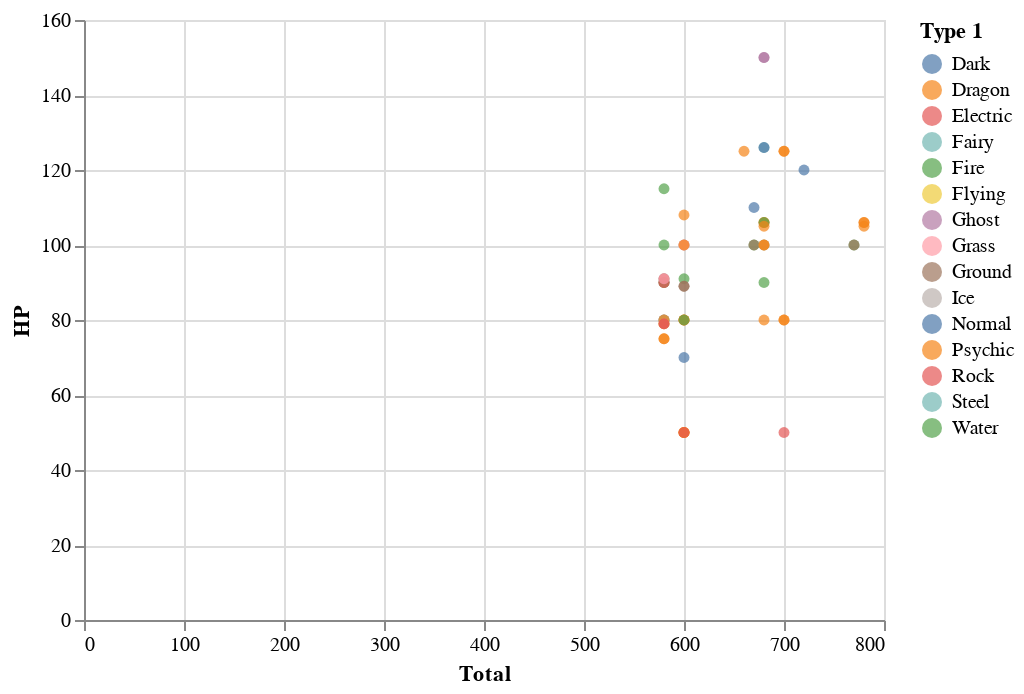

The notebook cell saved with this chart:
### Code cell
alt.Chart(legendary_pokemons).mark_circle().encode(
    x='Total',
    y='HP',
    color='Type 1',
    tooltip=['Name', 'Type 1', 'Type 2', 'Total', 'HP']
).interactive()

### Figure 1 — Vega-Lite specification as saved in the notebook (floating-point values rounded to 4 significant figures)
{"config": {"view": {"continuousWidth": 400, "continuousHeight": 300}}, "data": {"name": "data-784695d300f2690c5be73166ffd4311f"}, "mark": "circle", "encoding": {"color": {"field": "Type 1", "type": "nominal"}, "tooltip": [{"field": "Name", "type": "nominal"}, {"field": "Type 1", "type": "nominal"}, {"field": "Type 2", "type": "nominal"}, {"field": "Total", "type": "quantitative"}, {"field": "HP", "type": "quantitative"}], "x": {"field": "Total", "type": "quantitative"}, "y": {"field": "HP", "type": "quantitative"}}, "selection": {"selector002": {"type": "interval", "bind": "scales", "encodings": ["x", "y"]}}, "$schema": "https://vega.github.io/schema/vega-lite/v4.17.0.json", "datasets": {"data-784695d300f2690c5be73166ffd4311f": [{"#": 144, "Name": "Articuno", "Type 1": "Ice", "Type 2": "Flying", "Total": 580, "HP": 90, "Attack": 85, "Defense": 100, "Sp. Atk": 95, "Sp. Def": 125, "Speed": 85, "Generation": 1, "Legendary": true}, {"#": 145, "Name": "Zapdos", "Type 1": "Electric", "Type 2": "Flying", "Total": 580, "HP": 90, "Attack": 90, "Defense": 85, "Sp. Atk": 125, "Sp. Def": 90, "Speed": 100, "Generation": 1, "Legendary": true}, {"#": 146, "Name": "Moltres", "Type 1": "Fire", "Type 2": "Flying", "Total": 580, "HP": 90, "Attack": 100, "Defense": 90, "Sp. Atk": 125, "Sp. Def": 85, "Speed": 90, "Generation": 1, "Legendary": true}, {"#": 150, "Name": "Mewtwo", "Type 1": "Psychic", "Type 2": null, "Total": 680, "HP": 106, "Attack": 110, "Defense": 90, "Sp. Atk": 154, "Sp. Def": 90, "Speed": 130, "Generation": 1, "Legendary": true}, {"#": 150, "Name": "MewtwoMega Mewtwo X", "Type 1": "Psychic", "Type 2": "Fighting", "Total": 780, "HP": 106, "Attack": 190, "Defense": 100, "Sp. Atk": 154, "Sp. Def": 100, "Speed": 130, "Generation": 1, "Legendary": true}, {"#": 150, "Name": "MewtwoMega Mewtwo Y", "Type 1": "Psychic", "Type 2": null, "Total": 780, "HP": 106, "Attack": 150, "Defense": 70, "Sp. Atk": 194, "Sp. Def": 120, "Speed": 140, "Generation": 1, "Legendary": true}, {"#": 243, "Name": "Raikou", "Type 1": "Electric", "Type 2": null, "Total": 580, "HP": 90, "Attack": 85, "Defense": 75, "Sp. Atk": 115, "Sp. Def": 100, "Speed": 115, "Generation": 2, "Legendary": true}, {"#": 244, "Name": "Entei", "Type 1": "Fire", "Type 2": null, "Total": 580, "HP": 115, "Attack": 115, "Defense": 85, "Sp. Atk": 90, "Sp. Def": 75, "Speed": 100, "Generation": 2, "Legendary": true}, {"#": 245, "Name": "Suicune", "Type 1": "Water", "Type 2": null, "Total": 580, "HP": 100, "Attack": 75, "Defense": 115, "Sp. Atk": 90, "Sp. Def": 115, "Speed": 85, "Generation": 2, "Legendary": true}, {"#": 249, "Name": "Lugia", "Type 1": "Psychic", "Type 2": "Flying", "Total": 680, "HP": 106, "Attack": 90, "Defense": 130, "Sp. Atk": 90, "Sp. Def": 154, "Speed": 110, "Generation": 2, "Legendary": true}, {"#": 250, "Name": "Ho-oh", "Type 1": "Fire", "Type 2": "Flying", "Total": 680, "HP": 106, "Attack": 130, "Defense": 90, "Sp. Atk": 110, "Sp. Def": 154, "Speed": 90, "Generation": 2, "Legendary": true}, {"#": 377, "Name": "Regirock", "Type 1": "Rock", "Type 2": null, "Total": 580, "HP": 80, "Attack": 100, "Defense": 200, "Sp. Atk": 50, "Sp. Def": 100, "Speed": 50, "Generation": 3, "Legendary": true}, {"#": 378, "Name": "Regice", "Type 1": "Ice", "Type 2": null, "Total": 580, "HP": 80, "Attack": 50, "Defense": 100, "Sp. Atk": 100, "Sp. Def": 200, "Speed": 50, "Generation": 3, "Legendary": true}, {"#": 379, "Name": "Registeel", "Type 1": "Steel", "Type 2": null, "Total": 580, "HP": 80, "Attack": 75, "Defense": 150, "Sp. Atk": 75, "Sp. Def": 150, "Speed": 50, "Generation": 3, "Legendary": true}, {"#": 380, "Name": "Latias", "Type 1": "Dragon", "Type 2": "Psychic", "Total": 600, "HP": 80, "Attack": 80, "Defense": 90, "Sp. Atk": 110, "Sp. Def": 130, "Speed": 110, "Generation": 3, "Legendary": true}, {"#": 380, "Name": "LatiasMega Latias", "Type 1": "Dragon", "Type 2": "Psychic", "Total": 700, "HP": 80, "Attack": 100, "Defense": 120, "Sp. Atk": 140, "Sp. Def": 150, "Speed": 110, "Generation": 3, "Legendary": true}, {"#": 381, "Name": "Latios", "Type 1": "Dragon", "Type 2": "Psychic", "Total": 600, "HP": 80, "Attack": 90, "Defense": 80, "Sp. Atk": 130, "Sp. Def": 110, "Speed": 110, "Generation": 3, "Legendary": true}, {"#": 381, "Name": "LatiosMega Latios", "Type 1": "Dragon", "Type 2": "Psychic", "Total": 700, "HP": 80, "Attack": 130, "Defense": 100, "Sp. Atk": 160, "Sp. Def": 120, "Speed": 110, "Generation": 3, "Legendary": true}, {"#": 382, "Name": "Kyogre", "Type 1": "Water", "Type 2": null, "Total": 670, "HP": 100, "Attack": 100, "Defense": 90, "Sp. Atk": 150, "Sp. Def": 140, "Speed": 90, "Generation": 3, "Legendary": true}, {"#": 382, "Name": "KyogrePrimal Kyogre", "Type 1": "Water", "Type 2": null, "Total": 770, "HP": 100, "Attack": 150, "Defense": 90, "Sp. Atk": 180, "Sp. Def": 160, "Speed": 90, "Generation": 3, "Legendary": true}, {"#": 383, "Name": "Groudon", "Type 1": "Ground", "Type 2": null, "Total": 670, "HP": 100, "Attack": 150, "Defense": 140, "Sp. Atk": 100, "Sp. Def": 90, "Speed": 90, "Generation": 3, "Legendary": true}, {"#": 383, "Name": "GroudonPrimal Groudon", "Type 1": "Ground", "Type 2": "Fire", "Total": 770, "HP": 100, "Attack": 180, "Defense": 160, "Sp. Atk": 150, "Sp. Def": 90, "Speed": 90, "Generation": 3, "Legendary": true}, {"#": 384, "Name": "Rayquaza", "Type 1": "Dragon", "Type 2": "Flying", "Total": 680, "HP": 105, "Attack": 150, "Defense": 90, "Sp. Atk": 150, "Sp. Def": 90, "Speed": 95, "Generation": 3, "Legendary": true}, {"#": 384, "Name": "RayquazaMega Rayquaza", "Type 1": "Dragon", "Type 2": "Flying", "Total": 780, "HP": 105, "Attack": 180, "Defense": 100, "Sp. Atk": 180, "Sp. Def": 100, "Speed": 115, "Generation": 3, "Legendary": true}, {"#": 385, "Name": "Jirachi", "Type 1": "Steel", "Type 2": "Psychic", "Total": 600, "HP": 100, "Attack": 100, "Defense": 100, "Sp. Atk": 100, "Sp. Def": 100, "Speed": 100, "Generation": 3, "Legendary": true}, {"#": 386, "Name": "DeoxysNormal Forme", "Type 1": "Psychic", "Type 2": null, "Total": 600, "HP": 50, "Attack": 150, "Defense": 50, "Sp. Atk": 150, "Sp. Def": 50, "Speed": 150, "Generation": 3, "Legendary": true}, {"#": 386, "Name": "DeoxysAttack Forme", "Type 1": "Psychic", "Type 2": null, "Total": 600, "HP": 50, "Attack": 180, "Defense": 20, "Sp. Atk": 180, "Sp. Def": 20, "Speed": 150, "Generation": 3, "Legendary": true}, {"#": 386, "Name": "DeoxysDefense Forme", "Type 1": "Psychic", "Type 2": null, "Total": 600, "HP": 50, "Attack": 70, "Defense": 160, "Sp. Atk": 70, "Sp. Def": 160, "Speed": 90, "Generation": 3, "Legendary": true}, {"#": 386, "Name": "DeoxysSpeed Forme", "Type 1": "Psychic", "Type 2": null, "Total": 600, "HP": 50, "Attack": 95, "Defense": 90, "Sp. Atk": 95, "Sp. Def": 90, "Speed": 180, "Generation": 3, "Legendary": true}, {"#": 480, "Name": "Uxie", "Type 1": "Psychic", "Type 2": null, "Total": 580, "HP": 75, "Attack": 75, "Defense": 130, "Sp. Atk": 75, "Sp. Def": 130, "Speed": 95, "Generation": 4, "Legendary": true}, {"#": 481, "Name": "Mesprit", "Type 1": "Psychic", "Type 2": null, "Total": 580, "HP": 80, "Attack": 105, "Defense": 105, "Sp. Atk": 105, "Sp. Def": 105, "Speed": 80, "Generation": 4, "Legendary": true}, {"#": 482, "Name": "Azelf", "Type 1": "Psychic", "Type 2": null, "Total": 580, "HP": 75, "Attack": 125, "Defense": 70, "Sp. Atk": 125, "Sp. Def": 70, "Speed": 115, "Generation": 4, "Legendary": true}, {"#": 483, "Name": "Dialga", "Type 1": "Steel", "Type 2": "Dragon", "Total": 680, "HP": 100, "Attack": 120, "Defense": 120, "Sp. Atk": 150, "Sp. Def": 100, "Speed": 90, "Generation": 4, "Legendary": true}, {"#": 484, "Name": "Palkia", "Type 1": "Water", "Type 2": "Dragon", "Total": 680, "HP": 90, "Attack": 120, "Defense": 100, "Sp. Atk": 150, "Sp. Def": 120, "Speed": 100, "Generation": 4, "Legendary": true}, {"#": 485, "Name": "Heatran", "Type 1": "Fire", "Type 2": "Steel", "Total": 600, "HP": 91, "Attack": 90, "Defense": 106, "Sp. Atk": 130, "Sp. Def": 106, "Speed": 77, "Generation": 4, "Legendary": true}, {"#": 486, "Name": "Regigigas", "Type 1": "Normal", "Type 2": null, "Total": 670, "HP": 110, "Attack": 160, "Defense": 110, "Sp. Atk": 80, "Sp. Def": 110, "Speed": 100, "Generation": 4, "Legendary": true}, {"#": 487, "Name": "GiratinaAltered Forme", "Type 1": "Ghost", "Type 2": "Dragon", "Total": 680, "HP": 150, "Attack": 100, "Defense": 120, "Sp. Atk": 100, "Sp. Def": 120, "Speed": 90, "Generation": 4, "Legendary": true}, {"#": 487, "Name": "GiratinaOrigin Forme", "Type 1": "Ghost", "Type 2": "Dragon", "Total": 680, "HP": 150, "Attack": 120, "Defense": 100, "Sp. Atk": 120, "Sp. Def": 100, "Speed": 90, "Generation": 4, "Legendary": true}, {"#": 491, "Name": "Darkrai", "Type 1": "Dark", "Type 2": null, "Total": 600, "HP": 70, "Attack": 90, "Defense": 90, "Sp. Atk": 135, "Sp. Def": 90, "Speed": 125, "Generation": 4, "Legendary": true}, {"#": 492, "Name": "ShayminLand Forme", "Type 1": "Grass", "Type 2": null, "Total": 600, "HP": 100, "Attack": 100, "Defense": 100, "Sp. Atk": 100, "Sp. Def": 100, "Speed": 100, "Generation": 4, "Legendary": true}, {"#": 492, "Name": "ShayminSky Forme", "Type 1": "Grass", "Type 2": "Flying", "Total": 600, "HP": 100, "Attack": 103, "Defense": 75, "Sp. Atk": 120, "Sp. Def": 75, "Speed": 127, "Generation": 4, "Legendary": true}, {"#": 493, "Name": "Arceus", "Type 1": "Normal", "Type 2": null, "Total": 720, "HP": 120, "Attack": 120, "Defense": 120, "Sp. Atk": 120, "Sp. Def": 120, "Speed": 120, "Generation": 4, "Legendary": true}, {"#": 494, "Name": "Victini", "Type 1": "Psychic", "Type 2": "Fire", "Total": 600, "HP": 100, "Attack": 100, "Defense": 100, "Sp. Atk": 100, "Sp. Def": 100, "Speed": 100, "Generation": 5, "Legendary": true}, {"#": 638, "Name": "Cobalion", "Type 1": "Steel", "Type 2": "Fighting", "Total": 580, "HP": 91, "Attack": 90, "Defense": 129, "Sp. Atk": 90, "Sp. Def": 72, "Speed": 108, "Generation": 5, "Legendary": true}, {"#": 639, "Name": "Terrakion", "Type 1": "Rock", "Type 2": "Fighting", "Total": 580, "HP": 91, "Attack": 129, "Defense": 90, "Sp. Atk": 72, "Sp. Def": 90, "Speed": 108, "Generation": 5, "Legendary": true}, {"#": 640, "Name": "Virizion", "Type 1": "Grass", "Type 2": "Fighting", "Total": 580, "HP": 91, "Attack": 90, "Defense": 72, "Sp. Atk": 90, "Sp. Def": 129, "Speed": 108, "Generation": 5, "Legendary": true}, {"#": 641, "Name": "TornadusIncarnate Forme", "Type 1": "Flying", "Type 2": null, "Total": 580, "HP": 79, "Attack": 115, "Defense": 70, "Sp. Atk": 125, "Sp. Def": 80, "Speed": 111, "Generation": 5, "Legendary": true}, {"#": 641, "Name": "TornadusTherian Forme", "Type 1": "Flying", "Type 2": null, "Total": 580, "HP": 79, "Attack": 100, "Defense": 80, "Sp. Atk": 110, "Sp. Def": 90, "Speed": 121, "Generation": 5, "Legendary": true}, {"#": 642, "Name": "ThundurusIncarnate Forme", "Type 1": "Electric", "Type 2": "Flying", "Total": 580, "HP": 79, "Attack": 115, "Defense": 70, "Sp. Atk": 125, "Sp. Def": 80, "Speed": 111, "Generation": 5, "Legendary": true}, {"#": 642, "Name": "ThundurusTherian Forme", "Type 1": "Electric", "Type 2": "Flying", "Total": 580, "HP": 79, "Attack": 105, "Defense": 70, "Sp. Atk": 145, "Sp. Def": 80, "Speed": 101, "Generation": 5, "Legendary": true}, {"#": 643, "Name": "Reshiram", "Type 1": "Dragon", "Type 2": "Fire", "Total": 680, "HP": 100, "Attack": 120, "Defense": 100, "Sp. Atk": 150, "Sp. Def": 120, "Speed": 90, "Generation": 5, "Legendary": true}, {"#": 644, "Name": "Zekrom", "Type 1": "Dragon", "Type 2": "Electric", "Total": 680, "HP": 100, "Attack": 150, "Defense": 120, "Sp. Atk": 120, "Sp. Def": 100, "Speed": 90, "Generation": 5, "Legendary": true}, {"#": 645, "Name": "LandorusIncarnate Forme", "Type 1": "Ground", "Type 2": "Flying", "Total": 600, "HP": 89, "Attack": 125, "Defense": 90, "Sp. Atk": 115, "Sp. Def": 80, "Speed": 101, "Generation": 5, "Legendary": true}, {"#": 645, "Name": "LandorusTherian Forme", "Type 1": "Ground", "Type 2": "Flying", "Total": 600, "HP": 89, "Attack": 145, "Defense": 90, "Sp. Atk": 105, "Sp. Def": 80, "Speed": 91, "Generation": 5, "Legendary": true}, {"#": 646, "Name": "Kyurem", "Type 1": "Dragon", "Type 2": "Ice", "Total": 660, "HP": 125, "Attack": 130, "Defense": 90, "Sp. Atk": 130, "Sp. Def": 90, "Speed": 95, "Generation": 5, "Legendary": true}, {"#": 646, "Name": "KyuremBlack Kyurem", "Type 1": "Dragon", "Type 2": "Ice", "Total": 700, "HP": 125, "Attack": 170, "Defense": 100, "Sp. Atk": 120, "Sp. Def": 90, "Speed": 95, "Generation": 5, "Legendary": true}, {"#": 646, "Name": "KyuremWhite Kyurem", "Type 1": "Dragon", "Type 2": "Ice", "Total": 700, "HP": 125, "Attack": 120, "Defense": 90, "Sp. Atk": 170, "Sp. Def": 100, "Speed": 95, "Generation": 5, "Legendary": true}, {"#": 716, "Name": "Xerneas", "Type 1": "Fairy", "Type 2": null, "Total": 680, "HP": 126, "Attack": 131, "Defense": 95, "Sp. Atk": 131, "Sp. Def": 98, "Speed": 99, "Generation": 6, "Legendary": true}, {"#": 717, "Name": "Yveltal", "Type 1": "Dark", "Type 2": "Flying", "Total": 680, "HP": 126, "Attack": 131, "Defense": 95, "Sp. Atk": 131, "Sp. Def": 98, "Speed": 99, "Generation": 6, "Legendary": true}, {"#": 718, "Name": "Zygarde50% Forme", "Type 1": "Dragon", "Type 2": "Ground", "Total": 600, "HP": 108, "Attack": 100, "Defense": 121, "Sp. Atk": 81, "Sp. Def": 95, "Speed": 95, "Generation": 6, "Legendary": true}, {"#": 719, "Name": "Diancie", "Type 1": "Rock", "Type 2": "Fairy", "Total": 600, "HP": 50, "Attack": 100, "Defense": 150, "Sp. Atk": 100, "Sp. Def": 150, "Speed": 50, "Generation": 6, "Legendary": true}, {"#": 719, "Name": "DiancieMega Diancie", "Type 1": "Rock", "Type 2": "Fairy", "Total": 700, "HP": 50, "Attack": 160, "Defense": 110, "Sp. Atk": 160, "Sp. Def": 110, "Speed": 110, "Generation": 6, "Legendary": true}, {"#": 720, "Name": "HoopaHoopa Confined", "Type 1": "Psychic", "Type 2": "Ghost", "Total": 600, "HP": 80, "Attack": 110, "Defense": 60, "Sp. Atk": 150, "Sp. Def": 130, "Speed": 70, "Generation": 6, "Legendary": true}, {"#": 720, "Name": "HoopaHoopa Unbound", "Type 1": "Psychic", "Type 2": "Dark", "Total": 680, "HP": 80, "Attack": 160, "Defense": 60, "Sp. Atk": 170, "Sp. Def": 130, "Speed": 80, "Generation": 6, "Legendary": true}, {"#": 721, "Name": "Volcanion", "Type 1": "Fire", "Type 2": "Water", "Total": 600, "HP": 80, "Attack": 110, "Defense": 120, "Sp. Atk": 130, "Sp. Def": 90, "Speed": 70, "Generation": 6, "Legendary": true}]}}
